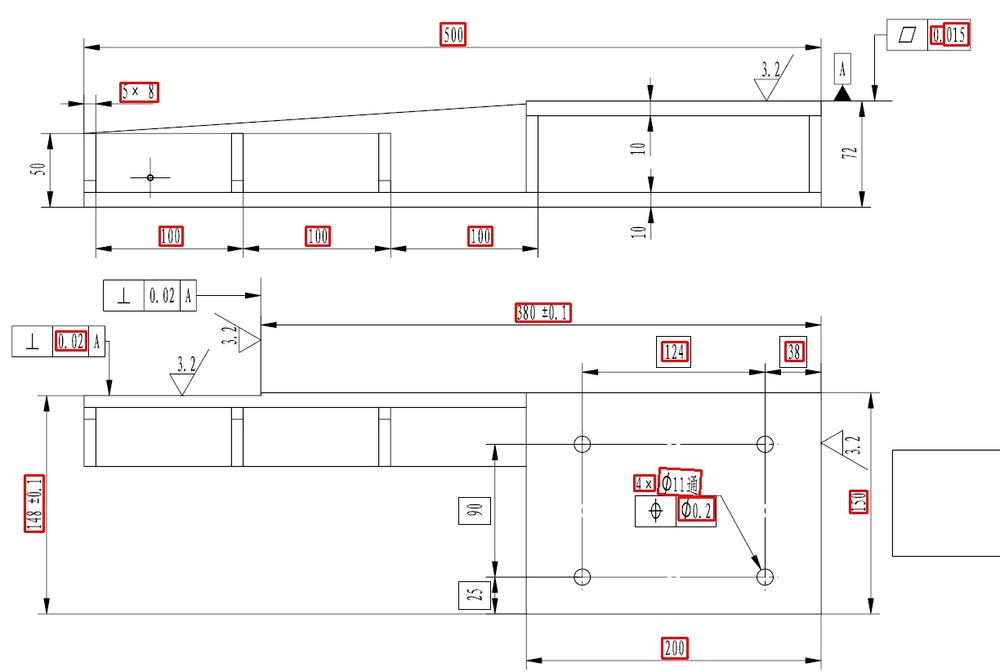
#> input picture res_test4.jpg, 1000 x 672 px, shrunk from 1224 x 822 before the run
$ python -i postprocessing.py   (imports and definitions only)
#> lines starting #> are read from the running program, lines starting #| are printed output that depends on the picture
### my_detector.py
import numpy as np
import cv2
import os


pixel_threshold = 5
hw_threshold_hori = 1.1 #横检测高宽比
hw_threshold_vert = 1 #纵检测高宽比
area_threshold = 2 #面积检测比


# [254 lines left out: functions clean_coor, get_mode, integration_check, similariity_check, del_sim, not called in this run]


def block_clean(img_vert,hori_txt,vert_txt):
    '''读取检测后的TXT文件，生成处理后两次检测的框坐标列表，以及倾斜框'''
    os.system("D:/anaconda/envs/pytorch_/python.exe D:/vs_python_opencv_tesseract/package/craft_test.py ") #python 后面需要接绝对路径，生成txt文件
    f = open(hori_txt,'r') #图片的检测结果txt
    coor_list = f.readlines() #存成每一行数据的列表
    # print('-原始横'*10,coor_list)
    f_90 = open(vert_txt,'r') #右转90图片的检测结果txt
    coor_list_90 = f_90.readlines() #存成每一行数据的列表
    # h, w, d = img_vert.shape
    h,w = img_vert.shape[:-1]
    coor_cleansed,hori_skew_cleansed = clean_coor(coor_list) #只对横检测
    # print('-未处理横'*10,coor_cleansed)
    coor_cleansed_90 = clean_coor(coor_list_90)[0]
    # print('-未处理竖'*10,coor_cleansed)
    final_hori_block = integration_check(coor_cleansed,90, hw_threshold_hori,h)
    final_vert_block = integration_check(coor_cleansed_90,-90,hw_threshold_hori,w)
    # final_hori_block = final_hori_block[0] + final_vert_block[1]
    # final_vert_block = final_vert_block[0] + final_hori_block[1]
    final_vert_block = similariity_check(final_hori_block,final_vert_block,w)
    # final_block = final_hori_block + final_vert_block
    # print(final_block)
    return final_hori_block,final_vert_block,hori_skew_cleansed

### postprocessing.py
import cv2
import sys
import numpy as np
import os
import my_detector


crop_list = [] #鼠标截取的坐标，形如[[(x1,y1),(x2,y2)],[(x3,y3),(x4,y4)]...]
# img = cv2.imread('D:/vs_python_opencv_tesseract/package/figures/test4.png') #输入完整图纸

path ='./' #存放截图的文件夹
# print(os.path.realpath(__file__))
detect_folder = ''  #存放检测到文本截图的文件夹
result_txt = '' #存放识别结果的txt文件
rotate_path = './original_rotate'
# [4 lines of commented-out code are left out]

def rotate(img_name,rotate_path):
    '''生成右旋90度的图片并保存'''
    img=cv2.imread(os.path.join(rotate_path,img_name),1)
    img90=np.rot90(img,axes=(1,0))
    cv2.imwrite(os.path.join(rotate_path,img_name.split('.')[0] + '_90.png'), img90)

# rotate('test4.png','./original_rotate')


def detection(img_name,path):
    '''调用craft,返回整合好的横竖坐标列表,截取并保存每个坐标图'''
    img = cv2.imread(img_name)
    img_90 = cv2.imread(img_name.split('.')[0] + '_90.png')
    final_hori_block,final_vert_block = my_detector.block_clean(img_name,'res_' + img_name.split('.')[0]+'.txt','res_' + img_name.split('.')[0]+'_90.txt')
    # 形如：
    #      [['537', '24', '571', '59'], ['143', '95', '195', '128'], ['191', '271', '225', '304'],
    #     ['371', '271', '405', '304'], ['569', '271', '606', '304'], ['63', '399', '114', '434'],
    #     ['807', '411', '843', '445'], ['960', '415', '984', '445'], ['1032', '594', '1065', '631'],
    #     ['828', '602', '875', '642'], ['807', '774', '843', '808'], ['1137', '22', '1187', '59'],
    #      ['625', '365', '699', '397'], ['774', '569', '862', '613'], ['575', '765', '654', '798']]
    for i in final_hori_block:
        # 对于每个坐标截图保存
        hcropped_coor_img = img[int(i[1]):int(i[3]),int(i[0]):int(i[2])]
        cv2.imwrite(path+'H,'+str(i)[1:-1]+'.png',hcropped_coor_img)
    for j in final_vert_block:
        # 对于每个坐标截图保存
        vcropped_coor_img = img_90[int(j[1]):int(j[3]),int(j[0]):int(j[2])]
        cv2.imwrite(path+'V,'+str(j)[1:-1]+'.png',vcropped_coor_img)

# detection('test4.png')

def eng_digits():
    '''识别英文和数字'''
    # cropped_img = img[cc[0][1]:cc[1][1],cc[0][0]:cc[1][0]] #截取图片
    os.system('''D:/anaconda/envs/pytorch_/python.exe d:/vs_python_opencv_tesseract/package/normal_char.py \
        --Transformation TPS \
            --FeatureExtraction ResNet \
                --SequenceModeling BiLSTM \
                    --Prediction Attn \
                        --image_folder normal_cropped_img/ \
                            --saved_model TPS-ResNet-BiLSTM-Attn-case-sensitive.pth \
                                --sensitive''')

# eng_digits()

def special_char():
    '''识别公差框、孔特征等'''
    os.system("D:/anaconda/envs/pytorch_/python.exe d:/vs_python_opencv_tesseract/package/special_char.py \
        --Transformation None \
            --FeatureExtraction ResNet \
                --SequenceModeling BiLSTM \
                    --Prediction CTC \
                        --image_folder special_cropped_img/ \
                            --saved_model self_trained.pth")
# special_char()


def main(img_name, normal=True):
#> called with img_name = 'res_test4.jpg', normal = True
    if normal: #英文和数字
        img = cv2.imread(img_name)
#> img is the input picture: shape (672, 1000, 3); mean B, G, R 247.2, 247.2, 248.3
        rotate(img_name,rotate_path) #生成旋转后的图
#> in rotate, `img90=np.rot90(img,axes=(1,0))`:
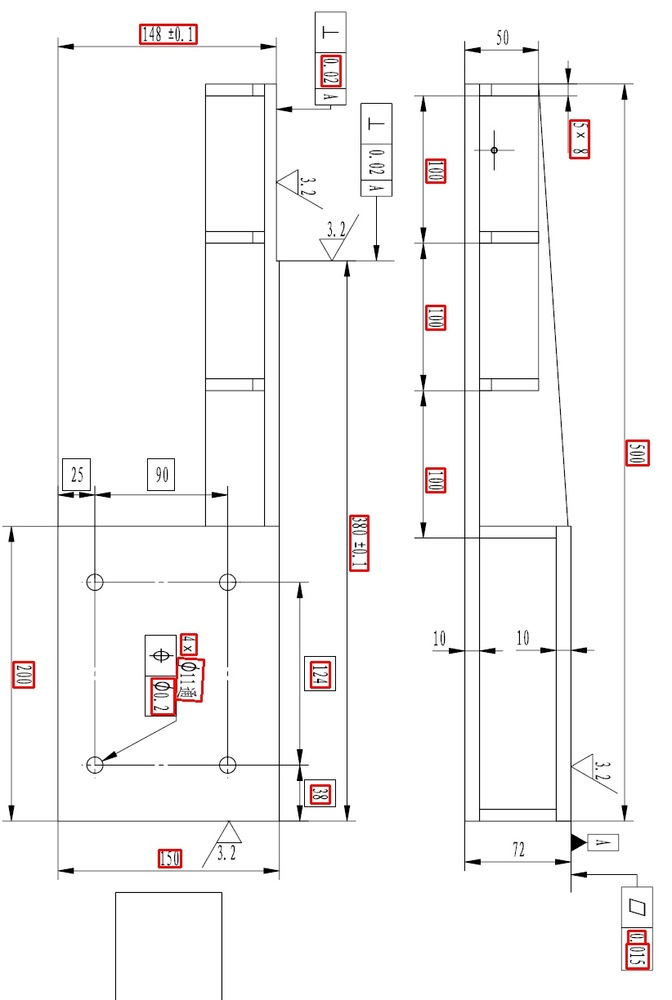
#> img90: shape (1000, 672, 3); mean B, G, R 247.2, 247.2, 248.3
        detection(img_name,'./normal_cropped_img') #生成裁剪后的文本截图
    else: #特殊字符
        img = cv2.imread(img_name)
        rotate(img_name,rotate_path) #生成旋转后的图
        detection(img_name,'./special_cropped_img') #生成裁剪后的文本截图


# rotate('res_test4_90.jpg',path)

#> (the run stopped early here; a loop or call above may not have finished)

$ run again, on test4.png
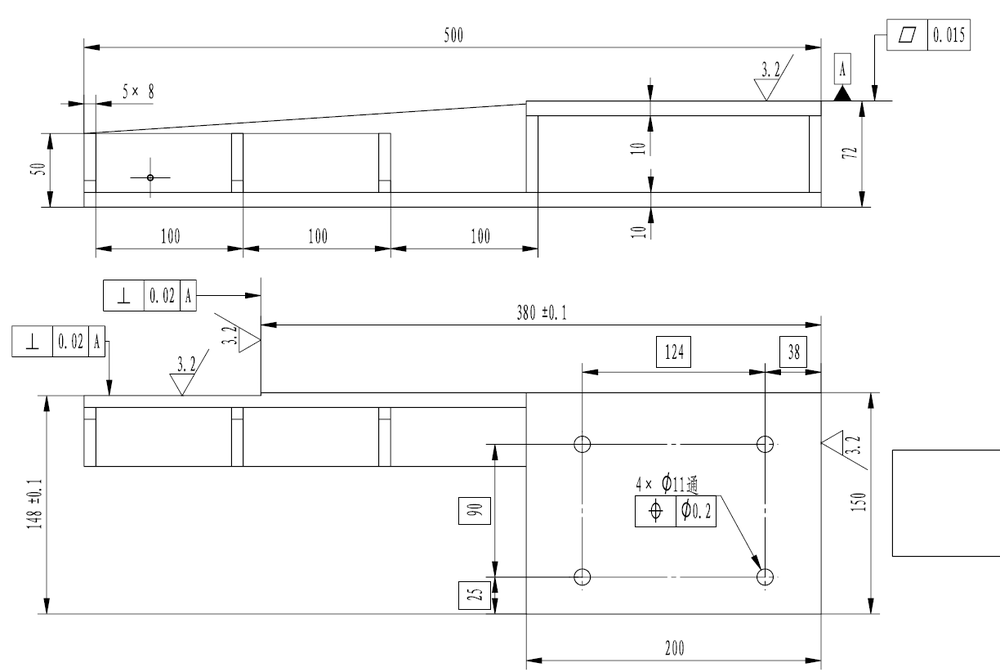
#> input picture test4.png, 1000 x 672 px, shrunk from 1224 x 822 before the run
#> in main, img is the input picture: shape (672, 1000, 3); min 0, max 255, mean 248.7
#> in rotate, `img90=np.rot90(img,axes=(1,0))`:
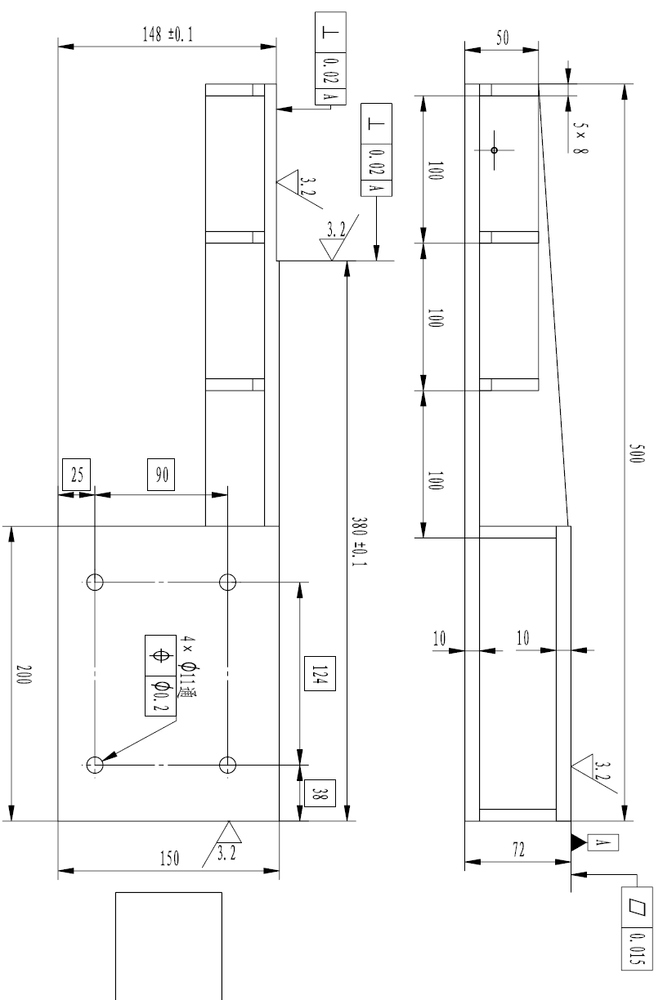
#> img90: shape (1000, 672, 3); min 0, max 255, mean 248.7

$ run again, on test4_90.png
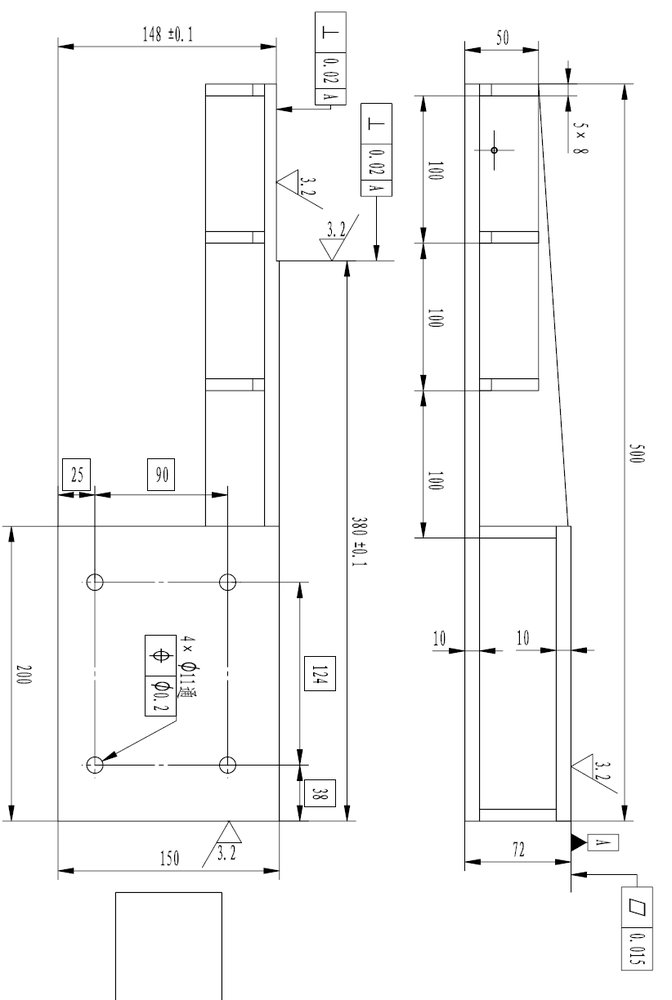
#> input picture test4_90.png, 672 x 1000 px, shrunk from 822 x 1224 before the run
#> in main, img is the input picture: shape (1000, 672, 3); min 0, max 255, mean 248.7
#> in rotate, `img90=np.rot90(img,axes=(1,0))`:
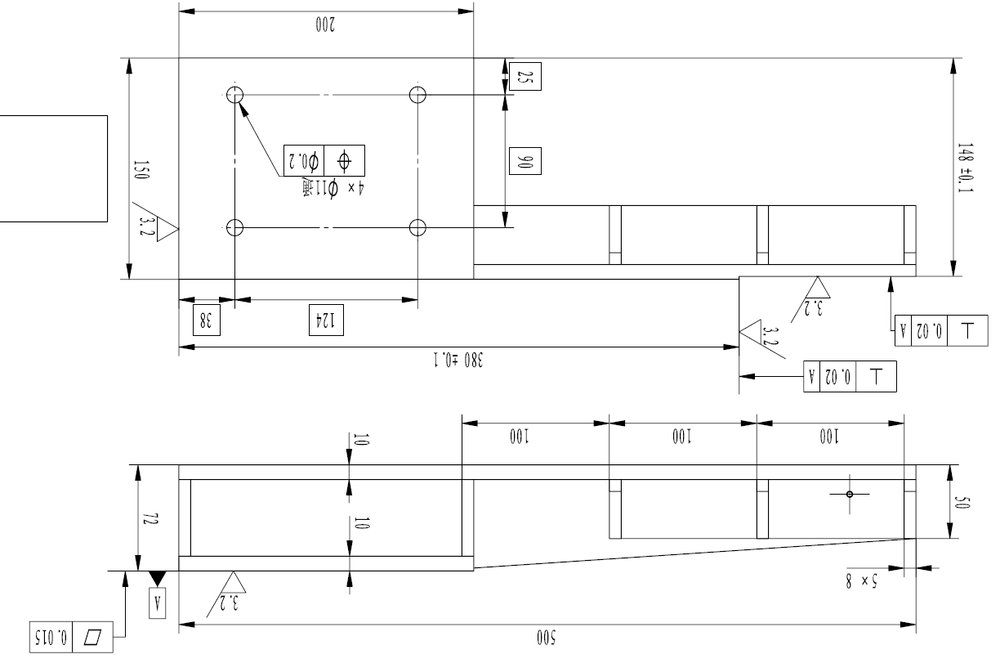
#> img90: shape (672, 1000, 3); min 0, max 255, mean 248.7
